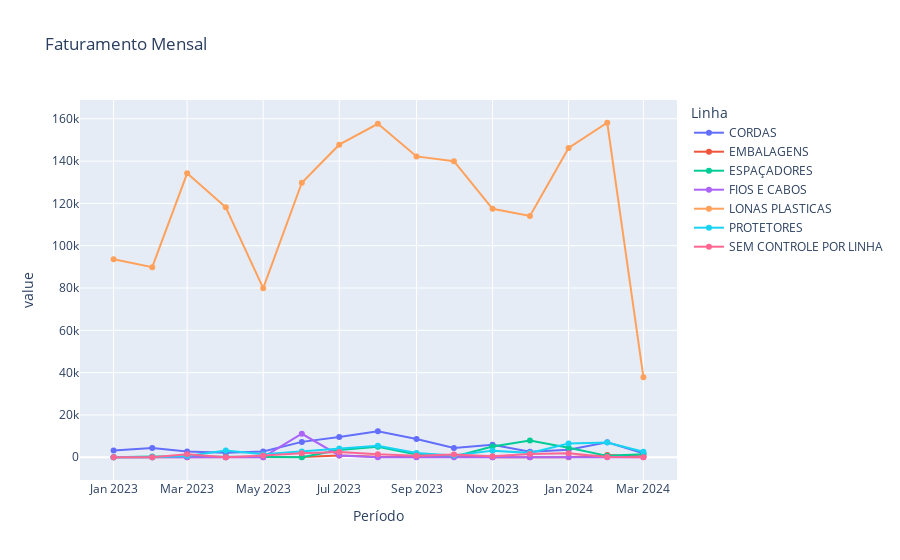

Source (notebook cell):
### Code cell
fig = px.line(por_linha, x=por_linha.index, y=por_linha.columns, title='Faturamento Mensal', markers=True)
#fig.update_layout(plot_bgcolor='rgb(132,156,132)')
fig.show()

### Figure 1 — Plotly figure (JSON) as saved in the notebook; plotly's stock layout.template omitted (floating-point values rounded to 4 significant figures)
{"data": [{"hovertemplate": "Linha=CORDAS<br>Período=%{x}<br>value=%{y}<extra></extra>", "legendgroup": "CORDAS", "line": {"color": "#636efa", "dash": "solid"}, "marker": {"symbol": "circle"}, "mode": "lines+markers", "name": "CORDAS", "orientation": "v", "showlegend": true, "type": "scatter", "x": ["2023-01-01T00:00:00", "2023-02-01T00:00:00", "2023-03-01T00:00:00", "2023-04-01T00:00:00", "2023-05-01T00:00:00", "2023-06-01T00:00:00", "2023-07-01T00:00:00", "2023-08-01T00:00:00", "2023-09-01T00:00:00", "2023-10-01T00:00:00", "2023-11-01T00:00:00", "2023-12-01T00:00:00", "2024-01-01T00:00:00", "2024-02-01T00:00:00", "2024-03-01T00:00:00"], "xaxis": "x", "y": [3149, 4344.0, 2694.0, 2070.0, 2757.0, 7264.0, 9570.0, 12290.0, 8662.0, 4427.0, 5869.0, 2614.0, 3537.0, 7092, 1914.0], "yaxis": "y"}, {"hovertemplate": "Linha=EMBALAGENS<br>Período=%{x}<br>value=%{y}<extra></extra>", "legendgroup": "EMBALAGENS", "line": {"color": "#EF553B", "dash": "solid"}, "marker": {"symbol": "circle"}, "mode": "lines+markers", "name": "EMBALAGENS", "orientation": "v", "showlegend": true, "type": "scatter", "x": ["2023-01-01T00:00:00", "2023-02-01T00:00:00", "2023-03-01T00:00:00", "2023-04-01T00:00:00", "2023-05-01T00:00:00", "2023-06-01T00:00:00", "2023-07-01T00:00:00", "2023-08-01T00:00:00", "2023-09-01T00:00:00", "2023-10-01T00:00:00", "2023-11-01T00:00:00", "2023-12-01T00:00:00", "2024-01-01T00:00:00", "2024-02-01T00:00:00", "2024-03-01T00:00:00"], "xaxis": "x", "y": [0, 0, 0, 0, 0, 163, 847.9, 240.6, 142.1, 843.9, 0, 0, 0, 1108.0, 382], "yaxis": "y"}, {"hovertemplate": "Linha=ESPAÇADORES<br>Período=%{x}<br>value=%{y}<extra></extra>", "legendgroup": "ESPAÇADORES", "line": {"color": "#00cc96", "dash": "solid"}, "marker": {"symbol": "circle"}, "mode": "lines+markers", "name": "ESPAÇADORES", "orientation": "v", "showlegend": true, "type": "scatter", "x": ["2023-01-01T00:00:00", "2023-02-01T00:00:00", "2023-03-01T00:00:00", "2023-04-01T00:00:00", "2023-05-01T00:00:00", "2023-06-01T00:00:00", "2023-07-01T00:00:00", "2023-08-01T00:00:00", "2023-09-01T00:00:00", "2023-10-01T00:00:00", "2023-11-01T00:00:00", "2023-12-01T00:00:00", "2024-01-01T00:00:00", "2024-02-01T00:00:00", "2024-03-01T00:00:00"], "xaxis": "x", "y": [0, 408.4, 385, 284.2, 255, 0, 3419.0, 4928.0, 1305, 253, 5121.0, 7956.0, 4487.0, 653.3, 1417.0], "yaxis": "y"}, {"hovertemplate": "Linha=FIOS E CABOS<br>Período=%{x}<br>value=%{y}<extra></extra>", "legendgroup": "FIOS E CABOS", "line": {"color": "#ab63fa", "dash": "solid"}, "marker": {"symbol": "circle"}, "mode": "lines+markers", "name": "FIOS E CABOS", "orientation": "v", "showlegend": true, "type": "scatter", "x": ["2023-01-01T00:00:00", "2023-02-01T00:00:00", "2023-03-01T00:00:00", "2023-04-01T00:00:00", "2023-05-01T00:00:00", "2023-06-01T00:00:00", "2023-07-01T00:00:00", "2023-08-01T00:00:00", "2023-09-01T00:00:00", "2023-10-01T00:00:00", "2023-11-01T00:00:00", "2023-12-01T00:00:00", "2024-01-01T00:00:00", "2024-02-01T00:00:00", "2024-03-01T00:00:00"], "xaxis": "x", "y": [0, 0, 0, 0, 50, 11105, 850.4, 0, 0, 0, 0, 0, 125, 0, 0], "yaxis": "y"}, {"hovertemplate": "Linha=LONAS PLASTICAS<br>Período=%{x}<br>value=%{y}<extra></extra>", "legendgroup": "LONAS PLASTICAS", "line": {"color": "#FFA15A", "dash": "solid"}, "marker": {"symbol": "circle"}, "mode": "lines+markers", "name": "LONAS PLASTICAS", "orientation": "v", "showlegend": true, "type": "scatter", "x": ["2023-01-01T00:00:00", "2023-02-01T00:00:00", "2023-03-01T00:00:00", "2023-04-01T00:00:00", "2023-05-01T00:00:00", "2023-06-01T00:00:00", "2023-07-01T00:00:00", "2023-08-01T00:00:00", "2023-09-01T00:00:00", "2023-10-01T00:00:00", "2023-11-01T00:00:00", "2023-12-01T00:00:00", "2024-01-01T00:00:00", "2024-02-01T00:00:00", "2024-03-01T00:00:00"], "xaxis": "x", "y": [93580.0, 89840.0, 134200.0, 118200.0, 79930.0, 129800.0, 147800.0, 157600.0, 142200.0, 140000.0, 117400.0, 114100.0, 146200.0, 158100.0, 37850.0], "yaxis": "y"}, {"hovertemplate": "Linha=PROTETORES<br>Período=%{x}<br>value=%{y}<extra></extra>", "legendgroup": "PROTETORES", "line": {"color": "#19d3f3", "dash": "solid"}, "marker": {"symbol": "circle"}, "mode": "lines+markers", "name": "PROTETORES", "orientation": "v", "showlegend": true, "type": "scatter", "x": ["2023-01-01T00:00:00", "2023-02-01T00:00:00", "2023-03-01T00:00:00", "2023-04-01T00:00:00", "2023-05-01T00:00:00", "2023-06-01T00:00:00", "2023-07-01T00:00:00", "2023-08-01T00:00:00", "2023-09-01T00:00:00", "2023-10-01T00:00:00", "2023-11-01T00:00:00", "2023-12-01T00:00:00", "2024-01-01T00:00:00", "2024-02-01T00:00:00", "2024-03-01T00:00:00"], "xaxis": "x", "y": [0, 0, 649.0, 3245.0, 1399.0, 2714.0, 4166.0, 5444.0, 1990.0, 798, 3128.0, 2070.0, 6456.0, 6964.0, 2565.0], "yaxis": "y"}, {"hovertemplate": "Linha=SEM CONTROLE POR LINHA<br>Período=%{x}<br>value=%{y}<extra></extra>", "legendgroup": "SEM CONTROLE POR LINHA", "line": {"color": "#FF6692", "dash": "solid"}, "marker": {"symbol": "circle"}, "mode": "lines+markers", "name": "SEM CONTROLE POR LINHA", "orientation": "v", "showlegend": true, "type": "scatter", "x": ["2023-01-01T00:00:00", "2023-02-01T00:00:00", "2023-03-01T00:00:00", "2023-04-01T00:00:00", "2023-05-01T00:00:00", "2023-06-01T00:00:00", "2023-07-01T00:00:00", "2023-08-01T00:00:00", "2023-09-01T00:00:00", "2023-10-01T00:00:00", "2023-11-01T00:00:00", "2023-12-01T00:00:00", "2024-01-01T00:00:00", "2024-02-01T00:00:00", "2024-03-01T00:00:00"], "xaxis": "x", "y": [0, 0, 1424.0, 0, 812, 1886.0, 2490.0, 1375.0, 693.2, 1353.0, 475, 1516.0, 1932.0, 158, 0], "yaxis": "y"}], "layout": {"autosize": true, "legend": {"title": {"text": "Linha"}, "tracegroupgap": 0}, "title": {"text": "Faturamento Mensal"}, "xaxis": {"anchor": "y", "autorange": true, "domain": [0, 1], "range": ["2022-12-05 20:03:31.7647", "2024-03-27 03:56:28.2353"], "title": {"text": "Período"}, "type": "date"}, "yaxis": {"anchor": "x", "autorange": true, "domain": [0, 1], "range": [-13050.0, 171200.0], "title": {"text": "value"}, "type": "linear"}}}
